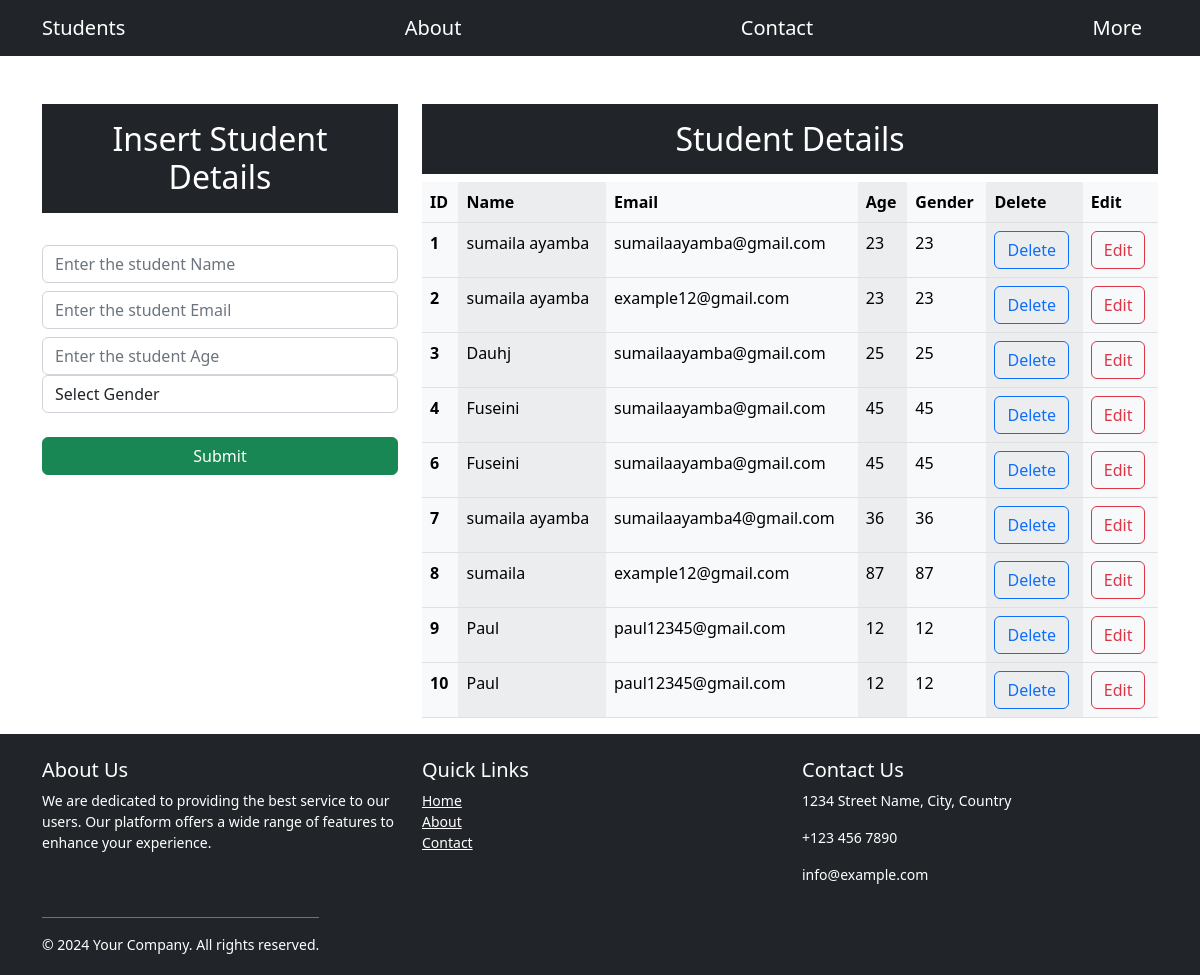
The page / on the database its author committed.
### app/models.py (models this page shows)
class StudentDb(models.Model):
    name=models.CharField(max_length=25, blank=False, null=False)
    email=models.EmailField(blank=False, null=False)
    age=models.IntegerField(blank=False, null=False)
    gender=models.CharField(max_length=25,  blank=False, null=False)
    def __str__(self):
        return self.name

### app/views.py (the view)
# urls.py: path('', views.home, name='home'),
def home(request):
    data=StudentDb.objects.all()
    print(data)
    context={"data": data}
    return render(request, "home.html", context)

### templates/home.html (shortened to what this page needs)
{% extends "base.html" %}
{% block content %}
  <div class="container mt-5">
    <div class="row">
         <div class="col-md-4 ">
        <h2 class="text-white bg-dark text-center p-3">Insert Student Details</h2>
        <br>
        <form action="/insert" method="post"> {% csrf_token %}
            <div class="form-group">
                <input type="text" class="form-control" name="name" required placeholder="Enter the student Name">
            </div>
               <div class="form-group">
                <input class="form-control mt-2" type="email" name="email" required placeholder="Enter the student Email">
            </div>
            <div class="form-group">
                <input type="number" class="form-control mt-2" name="age" required placeholder="Enter the student Age">
            <div class="form-group ">
                    <select name="gender" id="inputState" class="form-control">
                        <option selected >Select Gender</option>
                    </select>
               </div>
            </div>
            <br>
            <div class="d-grid gap-2">
            <button class="btn btn-success" type="submit">Submit</button>
            </div>
        </form>
        </div>
        <div class="col-md-8">
        <h2 class="text-center text-white bg-dark p-3">Student Details</h2>
          <table class="table table table-light table-striped-columns">
  <thead>
    <tr >
      <th scope="col">ID</th>
      <th scope="col">Name</th>
      <th scope="col">Email</th>
      <th scope="col">Age</th>
      <th scope="col">Gender</th>
      <th scope="col">Delete</th>
      <th scope="col">Edit</th>
    </tr>
  </thead>
  <tbody>
{% for d in data %}
    <tr>
      <th scope="row">{{d.id}}</th>
      <td>{{d.name}}</td>
      <td>{{d.email}}</td>
      <td>{{d.age}}</td>
      <td>{{d.gender}}</td>
      <td><a href="/delete/{{d.id}}" type="button" class="btn btn-outline-primary">Delete</a></td>
      <td><a href="/update/{{d.id}}" type="button" class="btn btn-outline-danger">Edit</a></td>
    </tr>
 {% endfor %}
  </tbody>
</table>
      </div>
    </div>
  </div>
   {% endblock content %}

### templates/base.html (shortened to what this page needs)
<!DOCTYPE html>
<html lang="en">
  <head>
    {% load static %}
    <link rel="stylesheet" href="{% static 'static/styles.css' %}">
    <link href="https://cdn.jsdelivr.net/npm/bootstrap@5.2.3/dist/css/bootstrap.min.css" rel="stylesheet">
  </head>
  <body>
  <nav class="navbar navbar-expand-lg bg-dark navbar-dark">
     <div class="container-md text-center">
      <a class="navbar-brand " href="/">Students</a>
      <a class="navbar-brand " href="{% url 'about' %}">About</a>
      <a class="navbar-brand " href="{% url 'contact' %}">Contact</a>
      <a class="navbar-brand " href="/">More</a>
     </div>
  </nav>
{% block content %}
{% endblock content %}
<footer class="footer bg-dark text-white pt-4">
    <div class="container">
        <div class="row">
            <div class="col-md-4 mb-3">
                <h5>About Us</h5>
                <p>
                    We are dedicated to providing the best service to our users. Our platform offers
                    a wide range of features to enhance your experience.
                </p>
            </div>
            <div class="col-md-4 mb-3">
                <h5>Quick Links</h5>
                <ul class="list-unstyled">
                    <li><a href="{% url 'home' %}" class="text-white">Home</a></li>
                    <li><a href="{% url 'about' %}" class="text-white">About</a></li>
                    <li><a href="{% url 'contact' %}" class="text-white">Contact</a></li>
                </ul>
            </div>
            <div class="col-md-4 mb-3">
                <h5>Contact Us</h5>
                <p> 1234 Street Name, City, Country</p>
                <p> +123 456 7890</p>
                <p> info@example.com</p>
            </div>
        </div>
        <div class="text-center pt-3 border-top border-secondary">
            <p class="mb-0">&copy; 2024 Your Company. All rights reserved.</p>
        </div>
    </div>
</footer>
  </body>
</html>

### static/styles.css (style rules this page uses)
.footer { background-color: #333; color: #fff; padding: 20px 0; font-size: 14px; }
.footer .container { display: flex; justify-content: space-between; align-items: start; flex-wrap: wrap; }

### rows shown on the page
StudentDb: id "1", name "sumaila ayamba", email "sumailaayamba@gmail.com", age "23", gender "23"
StudentDb: id "2", name "sumaila ayamba", email "example12@gmail.com", age "23", gender "23"
StudentDb: id "3", name "Dauhj", email "sumailaayamba@gmail.com", age "25", gender "25"
StudentDb: id "4", name "Fuseini", email "sumailaayamba@gmail.com", age "45", gender "45"
StudentDb: id "6", name "Fuseini", email "sumailaayamba@gmail.com", age "45", gender "45"
StudentDb: id "7", name "sumaila ayamba", email "sumailaayamba4@gmail.com", age "36", gender "36"
StudentDb: id "8", name "sumaila", email "example12@gmail.com", age "87", gender "87"
StudentDb: id "9", name "Paul", email "paul12345@gmail.com", age "12", gender "12"
StudentDb: id "10", name "Paul", email "paul12345@gmail.com", age "12", gender "12"
